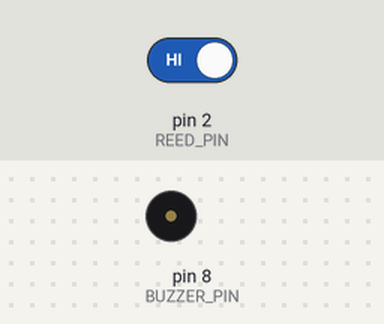
The sketch below on a simulated Arduino Uno, built with avr-gcc and run on an emulated ATmega328P. On the bench: buzzer (waves = sounding). The test bench sets the inputs (shaded band); at power-on: pin 2 (REED_PIN) HIGH. What the sketch prints to the serial monitor is not drawn.

Above: at 0.1 s.
At 10.2 s:
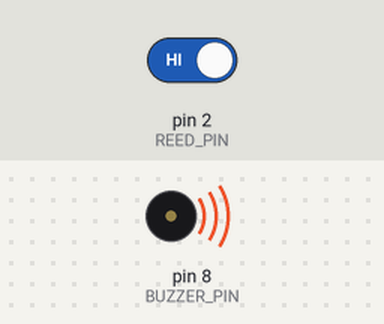
Timing chart, 0 to 12.6 s (numbered marks = the images above):
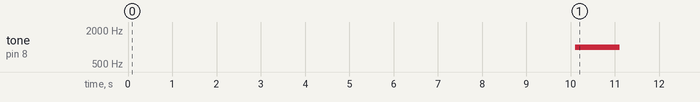

The sketch:

arduino_reed_alert.ino
```cpp
// Arduino sketch: reed switch + buzzer + serial alert
// Wiring assumptions:
// - Reed switch connected between digital pin 2 and GND. Use INPUT_PULLUP.
//   When magnet is present the pin reads LOW (closed). When magnet removed it reads HIGH (open).
// - Buzzer connected to pin 8 (active HIGH). Use a suitable resistor or driver as needed.
// Behavior:
// - When reed switch becomes "open" and stays open for `ALERT_SECONDS`, the buzzer will be activated
//   for `BUZZ_DURATION_MS` and an alert JSON line will be printed over Serial.

const int REED_PIN = 2;
const int BUZZER_PIN = 8;
const unsigned long ALERT_SECONDS = 10UL; // seconds the switch must be open before alert
const unsigned long BUZZ_DURATION_MS = 1000UL; // buzzer duration

unsigned long openedAt = 0;
bool alertSent = false;

void setup() {
  pinMode(REED_PIN, INPUT_PULLUP);
  pinMode(BUZZER_PIN, OUTPUT);
  digitalWrite(BUZZER_PIN, LOW);
  Serial.begin(9600);
}

void loop() {
  int val = digitalRead(REED_PIN);
  // val == LOW -> magnet present -> "closed"
  // val == HIGH -> magnet removed -> "open"
  bool isOpen = (val == HIGH);

  if (isOpen) {
    if (openedAt == 0) {
      openedAt = millis();
      alertSent = false;
    } else {
      unsigned long elapsed = (millis() - openedAt) / 1000UL;
      if (!alertSent && elapsed >= ALERT_SECONDS) {
        // Trigger buzzer and send serial alert
        tone(BUZZER_PIN, 1000); // 1kHz tone
        delay(BUZZ_DURATION_MS);
        noTone(BUZZER_PIN);

        // Compose JSON payload
        // door_status: "open" because the switch is open (magnet removed)
        // alert: true
        // duration: elapsed seconds the switch was open
        Serial.print('{');
        Serial.print("\"door_status\":\"open\",");
        Serial.print("\"alert\":true,");
        Serial.print("\"duration\":" );
        Serial.print(elapsed);
        Serial.println('}');

        alertSent = true;
      }
    }
  } else {
    // closed (magnet present) -> reset
    openedAt = 0;
    alertSent = false;
  }

  delay(100); // small debounce / loop delay
}
```

Measured:
- by itself, tone on pin 8 (BUZZER_PIN): silent → 1000 Hz at 10.1 s, → silent 1.0 s later
